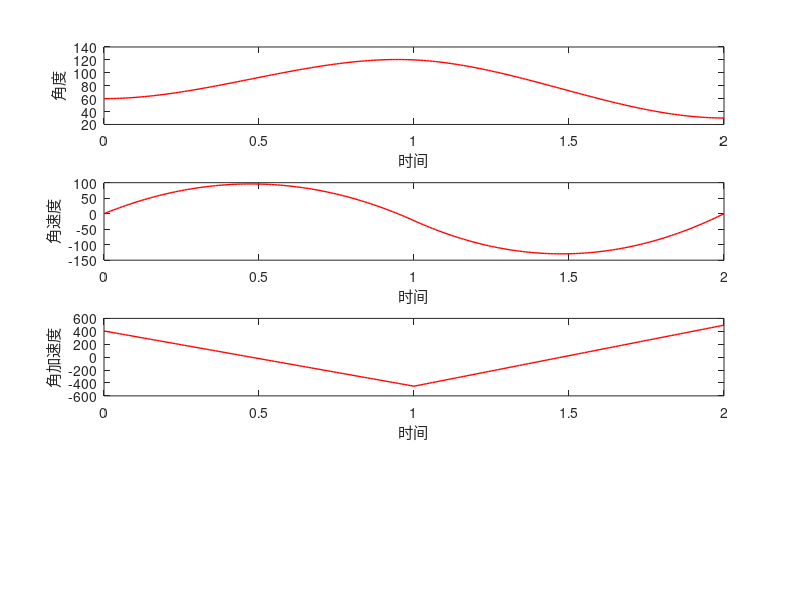

MATLAB code to generate this figure:
clc;
clear;
%% 计算两段一共8个系数
a10=60;
a11=0;
a12=180*9/8;
a13=-180*19/24;
a20=120; 
a21=-180/8;
a22=-180*5/4;
a23=180*7/8;
%% 计算各个时刻的角度角加速度等
i=1;
for t = 0:0.01:1
    theta_t1(i)=a10+a11*t+a12*t^2+a13*t^3; % 角度
    dtheta_t1(i)=a11+2*a12*t+3*a13*t^2; % 角速度
    ddtheta_t1(i)=2*a12+6*a13*t; % 角加速度
    i=i+1;
end
i=1;
for t = 0:0.01:1
    theta_t2(i)=a20+a21*t+a22*t^2+a23*t^3; % 角度
    dtheta_t2(i)=a21+2*a22*t+3*a23*t^2; % 角速度
    ddtheta_t2(i)=2*a22+6*a23*t; % 角加速度
    i=i+1;
end
% 把两段接上
theta_t=[theta_t1 theta_t2(2:101)]; %theta_t2需要去掉第一项
dtheta_t=[dtheta_t1 dtheta_t2(2:101)];
ddtheta_t=[ddtheta_t1 ddtheta_t2(2:101)];
%% 绘图
subplot(4,1,1),plot(0:0.01:2,theta_t,'r','LineWidth',1);
xlabel('时间'),ylabel('角度');
subplot(4,1,2),plot(0:0.01:2,dtheta_t,'r','LineWidth',1);
xlabel('时间'),ylabel('角速度');
subplot(4,1,3),plot(0:0.01:2,ddtheta_t,'r','LineWidth',1);
xlabel('时间'),ylabel('角加速度');

% 保存图片
saveas(gcf, 'plot_1-3.png');